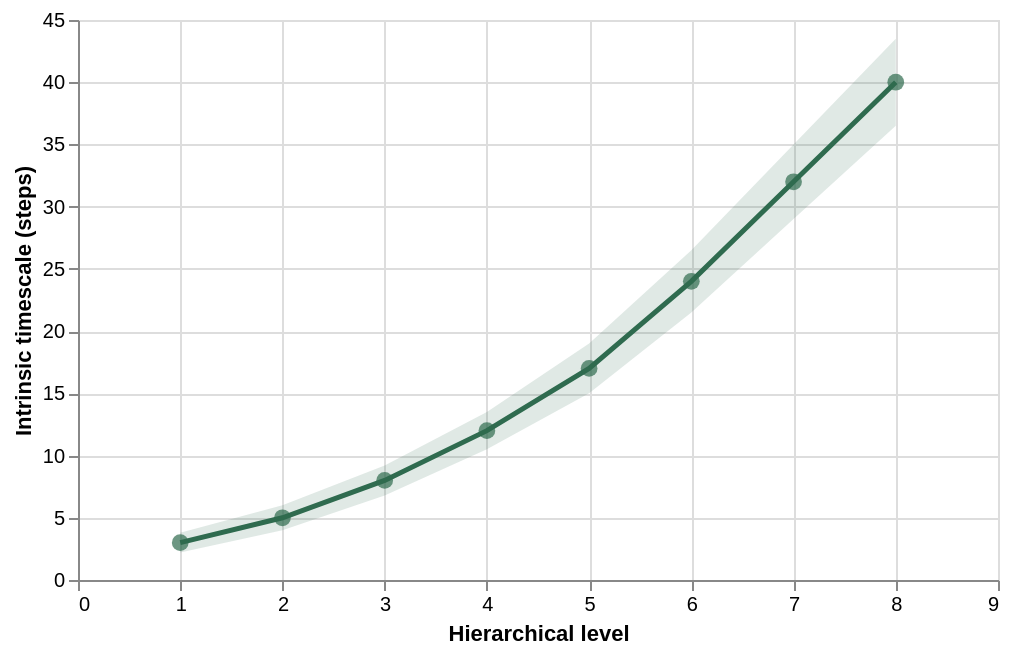

The cell this chart's notebook holds for it:
### Code cell
#| label: fig-tau
#| caption: Intrinsic timescale recovered from each region's autocorrelation, against hierarchical level. Points are the across-seed mean; the band is one standard deviation.

import altair as alt
rows = [{'level': i+1, 'tau': t, 'lo': l, 'hi': h}
        for i, (t, l, h) in enumerate(zip(
            [3,5,8,12,17,24,32,40], [2.2,4,6.8,10.5,15,21.5,29,36.5], [3.8,6,9.2,13.5,19,26.5,35,43.5]))]
data = alt.Data(values=rows)
band = alt.Chart(data).mark_area(opacity=0.15, color='#2f6b4f').encode(
    x=alt.X('level:Q', title='Hierarchical level'), y=alt.Y('lo:Q', title='Intrinsic timescale (steps)'), y2='hi:Q')
line = alt.Chart(data).mark_line(color='#2f6b4f').encode(x='level:Q', y='tau:Q')
pts = alt.Chart(data).mark_point(color='#2f6b4f', filled=True).encode(x='level:Q', y='tau:Q', tooltip=['level','tau','lo','hi'])
(band + line + pts).properties(width=460, height=280)

### Figure 1 — Vega-Lite specification as saved in the notebook (floating-point values rounded to 4 significant figures)
{"config": {"view": {"continuousWidth": 300, "continuousHeight": 300}}, "layer": [{"mark": {"type": "area", "color": "#2f6b4f", "opacity": 0.15}, "encoding": {"x": {"axis": {"tickCount": 8}, "field": "level", "scale": {"domain": [0.5, 8.5]}, "title": "Hierarchical level", "type": "quantitative"}, "y": {"field": "lo", "title": "Intrinsic timescale (steps)", "type": "quantitative"}, "y2": {"field": "hi"}}}, {"mark": {"type": "line", "color": "#2f6b4f", "strokeWidth": 2.5}, "encoding": {"x": {"field": "level", "type": "quantitative"}, "y": {"field": "tau", "type": "quantitative"}}}, {"mark": {"type": "point", "color": "#2f6b4f", "filled": true, "size": 70}, "encoding": {"tooltip": [{"field": "level", "title": "Level", "type": "quantitative"}, {"field": "tau", "title": "Timescale", "type": "quantitative"}, {"field": "lo", "title": "-1 SD", "type": "quantitative"}, {"field": "hi", "title": "+1 SD", "type": "quantitative"}], "x": {"field": "level", "type": "quantitative"}, "y": {"field": "tau", "type": "quantitative"}}}], "data": {"values": [{"level": 1, "tau": 3, "lo": 2.2, "hi": 3.8}, {"level": 2, "tau": 5, "lo": 4, "hi": 6}, {"level": 3, "tau": 8, "lo": 6.8, "hi": 9.2}, {"level": 4, "tau": 12, "lo": 10.5, "hi": 13.5}, {"level": 5, "tau": 17, "lo": 15, "hi": 19}, {"level": 6, "tau": 24, "lo": 21.5, "hi": 26.5}, {"level": 7, "tau": 32, "lo": 29, "hi": 35}, {"level": 8, "tau": 40, "lo": 36.5, "hi": 43.5}]}, "height": 280, "width": 460, "$schema": "https://vega.github.io/schema/vega-lite/v5.20.1.json"}
